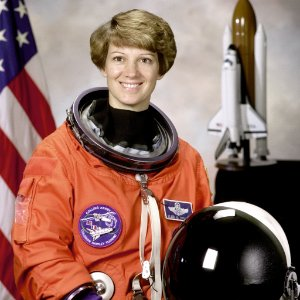
#> input picture tests/fixtures/sample_face.jpg, 300 x 300 px
$ python -i face_detection.py   (imports and definitions only)
#> lines starting #> are read from the running program, lines starting #| are printed output that depends on the picture
#> further down, picture is the input picture: shape (300, 300, 3); mean B, G, R 96.5, 105.7, 141.5
"""
Face detection service.

Wraps OpenCV's Haar Cascade frontal-face detector. Used both during
face enrollment (accepting/rejecting camera samples) and during live
attendance recognition (locating a face in each frame before it is
handed to the recognizer).
"""

import cv2
import numpy as np

_CASCADE_PATH = cv2.data.haarcascades + "haarcascade_frontalface_default.xml"
_face_cascade = cv2.CascadeClassifier(_CASCADE_PATH)

FACE_SIZE = (200, 200)  # standardized size fed to the LBPH recognizer


class NoFaceDetected(Exception):
    """Raised when a frame contains no detectable face."""


class MultipleFacesDetected(Exception):
    """Raised when a frame contains more than one candidate face."""


def decode_image(image_bytes: bytes) -> np.ndarray:
    """Decode raw image bytes (e.g. from an uploaded JPEG/PNG) into a BGR array."""
    arr = np.frombuffer(image_bytes, dtype=np.uint8)
    img = cv2.imdecode(arr, cv2.IMREAD_COLOR)
    if img is None:
        raise ValueError("Could not decode image data.")
    return img


def detect_faces(image: np.ndarray):
    """Return a list of (x, y, w, h) bounding boxes for faces found in the image."""
    gray = cv2.cvtColor(image, cv2.COLOR_BGR2GRAY)
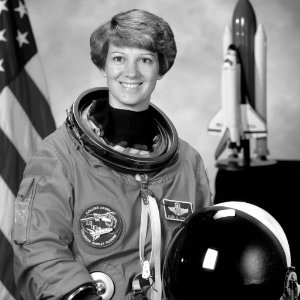
#> gray: shape (300, 300); min 0, max 255, mean 115.3
    gray = cv2.equalizeHist(gray)
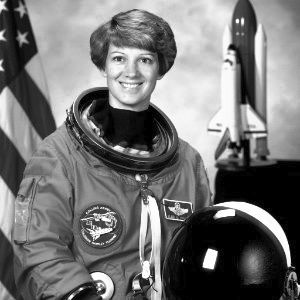
#> gray: shape (300, 300); min 0, max 255, mean 116.4
    faces = _face_cascade.detectMultiScale(
        gray, scaleFactor=1.1, minNeighbors=5, minSize=(60, 60)
    )
#> faces = [[98, 34, 67, 67]]
    return list(faces)


def extract_single_face(image: np.ndarray) -> np.ndarray:
    """
    Detect exactly one face in the image and return it as a preprocessed
    (grayscale, equalized, resized) crop ready for LBPH training/prediction.

    Raises NoFaceDetected if no face is found, or MultipleFacesDetected if
    more than one is found (enrollment/recognition should ask the user to
    ensure only a single, clearly visible face is in frame).
    """
    faces = detect_faces(image)
#> faces = [[98, 34, 67, 67]]

    if len(faces) == 0:
        raise NoFaceDetected("No face detected in the frame.")
    if len(faces) > 1:
        raise MultipleFacesDetected("More than one face detected in the frame.")

    x, y, w, h = faces[0]
#> x = 98; y = 34; w = 67; h = 67
    gray = cv2.cvtColor(image, cv2.COLOR_BGR2GRAY)
    face_crop = gray[y : y + h, x : x + w]
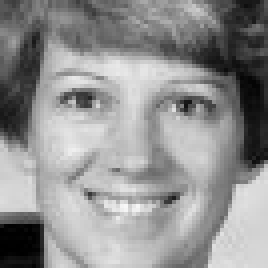
#> face_crop: shape (67, 67) (shown 4 times larger); min 0, max 248, mean 144.8
    face_crop = cv2.equalizeHist(face_crop)
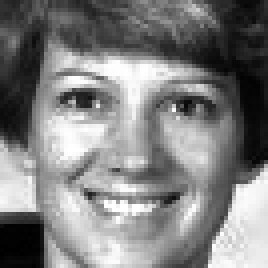
#> face_crop: shape (67, 67) (shown 4 times larger); min 0, max 255, mean 127.9
    face_crop = cv2.resize(face_crop, FACE_SIZE, interpolation=cv2.INTER_LINEAR)
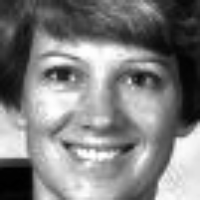
#> face_crop: shape (200, 200); min 0, max 255, mean 127.8
    return face_crop

>>> import cv2
>>> picture = cv2.imread('../tests/fixtures/sample_face.jpg')
>>> result = extract_single_face(picture)
